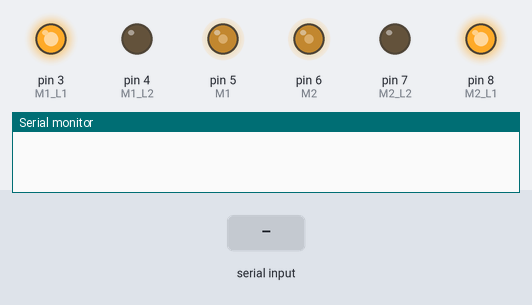
A sketch run on a simulated Arduino Uno, built with avr-gcc and run on an emulated ATmega328P. Shown: output pins drawn as LEDs (lit = HIGH), the last lines printed to the serial monitor. Inputs (shaded band) come from the test bench.

Above: at 1.2 s.
1.3 s: "D,45\n" received over Serial
At 2.3 s:
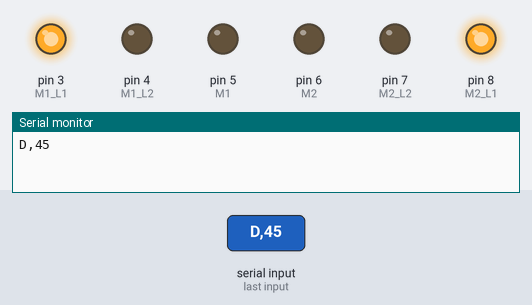
2.8 s: "D90\n" received over Serial
At 3.4 s:
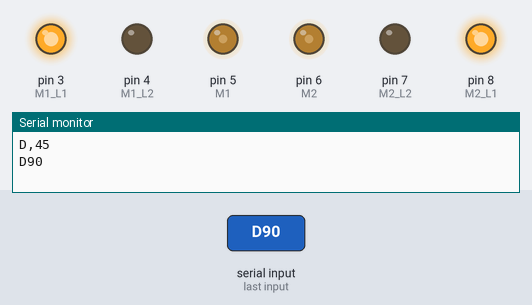
4.3 s: "D\n" received over Serial
At 5.7 s:
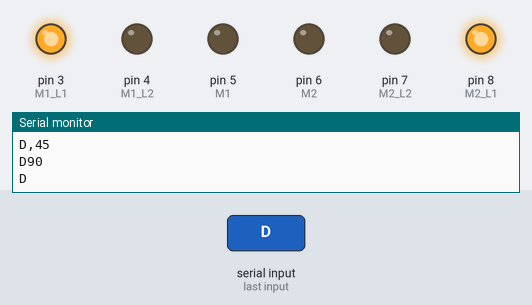
Timing chart, 0 to 7.3 s (numbered marks = the images above; inputs shaded):
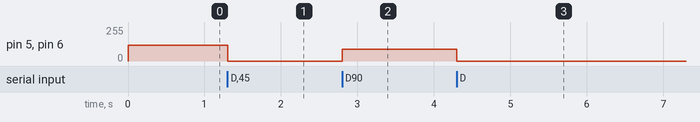

The sketch:

hover_v2.ino
```cpp
#define M1 5
#define M2 6
#define M1_L1 3
#define M1_L2 4
#define M2_L1 8
#define M2_L2 7
bool inicio=0;
int pos=0;
int pwm_max=190;
int pwm_min=120;
void setup() {
  pinMode(4,OUTPUT);
  pinMode(3,OUTPUT);
  pinMode(7,OUTPUT);
  pinMode(8,OUTPUT);
  analogWrite(M1,0);
  analogWrite(M2,0);
  digitalWrite(M1_L1,HIGH);
  digitalWrite(M1_L2,LOW);
  digitalWrite(M2_L1,HIGH);
  digitalWrite(M2_L2,LOW);
  Serial.begin(9600);
}
void loop() {
  if (Serial.available()>0){
    String entrada = Serial.readStringUntil('\n');
    Serial.println(entrada);
    if(entrada=="A"){
      inicio=1;
    }else if(entrada=="B"){
      inicio=0;
    }else if(entrada.charAt(0)=='C'){
      pwm_max=entrada.substring(1,entrada.length()).toInt();
    }else if(entrada.charAt(0)=='D'){
      pwm_min=entrada.substring(1,entrada.length()).toInt();
    }else if (entrada >= "1" && entrada <= "4"){
      pos=entrada.toInt();
    }
  }
  if(inicio==1){
    switch (pos) {
      case 1:
        analogWrite(M1,pwm_max);
        analogWrite(M2,pwm_max);
        break;
      case 2:
        analogWrite(M1,pwm_min);
        analogWrite(M2,pwm_min);
        break;
      case 3:
        analogWrite(M1,pwm_max);
        analogWrite(M2,pwm_min);
        break;
      case 4:
        analogWrite(M1,pwm_min);
        analogWrite(M2,pwm_max);
        break;
      default:
        analogWrite(M1,pwm_min);
        analogWrite(M2,pwm_min);
        break;
    }

  }else{
    analogWrite(M1,pwm_min);
    analogWrite(M2,pwm_min);
  }

}
```

Measured:
- after the input at 1.3 s, pin 5 (M1), pin 6 (M2): 120/255 → 0/255 at once
- after the input at 2.8 s, pin 5 (M1), pin 6 (M2): 0/255 → 90/255 at once
- after the input at 4.3 s, pin 5 (M1), pin 6 (M2): 90/255 → 0/255 at once
